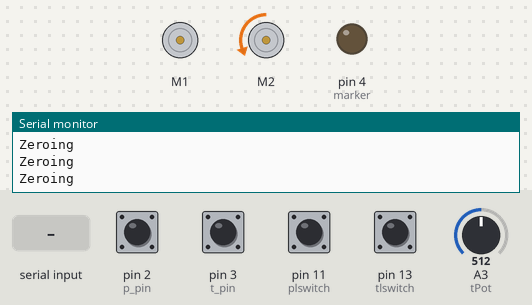
A sketch run on a simulated Arduino Uno, built with avr-gcc and run on an emulated ATmega328P. On the bench: 2 × DC motor (green arrow = forward, orange = backward, longer = faster), output pins drawn as LEDs (lit = HIGH), the last lines printed to the serial monitor. The inputs (shaded band) are chosen by the test bench; at power-on: pin 2 (p_pin), pin 3 (t_pin), pin 13 (tlswitch) HIGH, pin 11 (plswitch) LOW, A3 (tPot) = 512.

Above: at 0.8 s.
0.9 s: pin 13 (tlswitch) pulled LOW for 0.15 s
At 2.1 s:
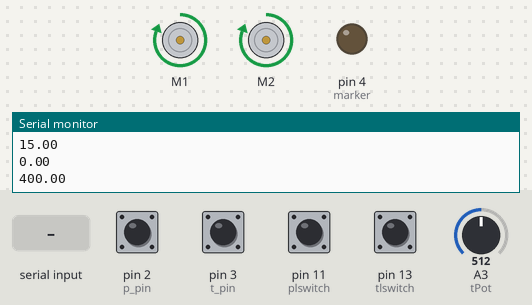
2.5 s: A3 (tPot) set to 390
At 3.0 s:
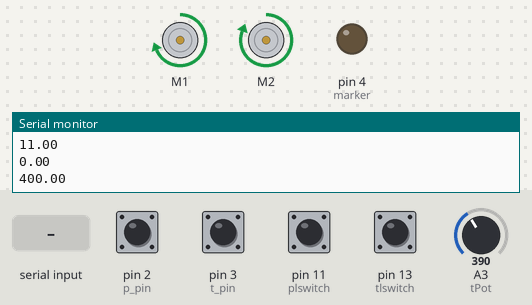
4.0 s: "1" received over Serial
At 6.2 s:
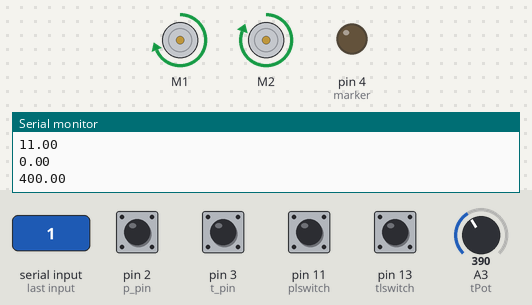
6.5 s: A3 (tPot) set to 410
At 7.2 s:
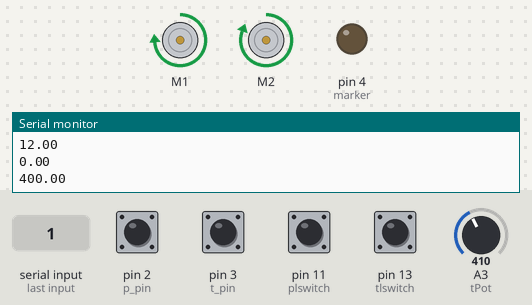
8.0 s: A3 (tPot) set to 306
At 8.4 s:
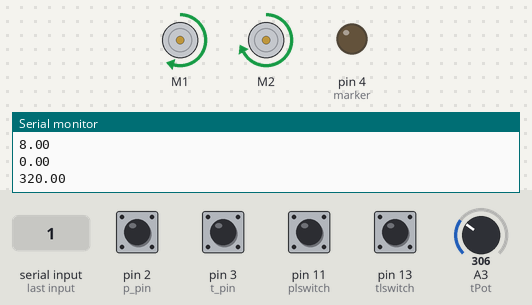
9.5 s: "1" received over Serial
At 11.8 s:
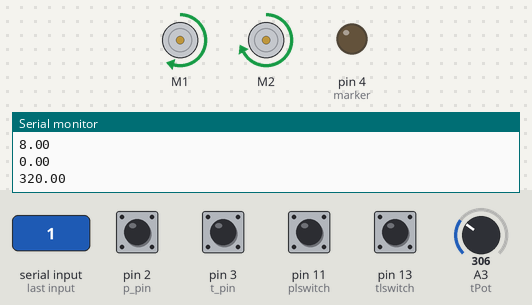
Timing chart, 0 to 13.0 s (numbered marks = the images above; inputs shaded):
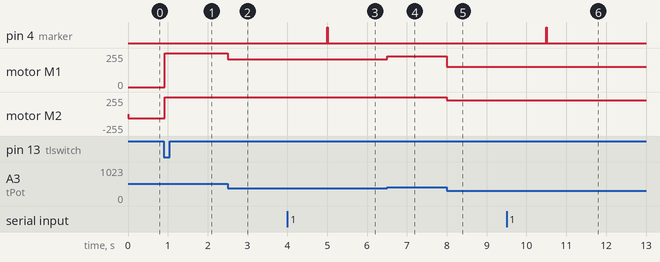

Measured:
- after the input at 0.9 s, motor M1: stopped → forward 255/255 at once; motor M2: backward 63/255 → forward 255/255 at once
- after the input at 2.5 s, motor M1: forward 255/255 → forward 210/255 at once
- after the input at 4.0 s, pin 4 (marker): LOW → HIGH after 1.0 s, → LOW 0.01 s later
- after the input at 6.5 s, motor M1: forward 210/255 → forward 229/255 at once
- after the input at 8.0 s, motor M1: forward 229/255 → forward 153/255 at once; motor M2: forward 255/255 → forward 204/255 at once
- after the input at 9.5 s, pin 4 (marker): LOW → HIGH after 1.0 s, → LOW 0.01 s later

The sketch:

timePanDualMotor.ino
```cpp
#include "DualMC33926MotorShield.h"
#define p_pin 2
#define t_pin 3
#define p_pin_B 5
#define t_pin_B 6
#define pNum_ticks 720
#define tNum_ticks 1620
#define tPot A3
#define pPot A3
#define tlswitch 13
#define plswitch 11

// Create the motor shield object with the default I2C address
DualMC33926MotorShield md;

// Encoder stuff (counters and ticks)
volatile int pCounter;
volatile int tCounter;
const byte pDivider = pNum_ticks / 360.;
const float tDivider = tNum_ticks / 360.;
const byte marker = 4;

// Angle measures
float pAngle;
float tAngle;
float pTarget_angle = 0;
float tTarget_angle = 0;

// Printing timing
double time;
double prev_time;

// Motor control
double pError_p;
double tError_p;
const float pkp = 30;
const float tkp = 40;
//double pError_i;
//double tError_i;
//const float pki = 0;
//const float tki = 0;

// Motor velocities
double pVelocity;
double tVelocity;

void setup() {
  Serial.begin(9600);
  pinMode(p_pin, INPUT);
  pinMode(t_pin, INPUT);
  pinMode(p_pin_B, INPUT);
  pinMode(t_pin_B, INPUT);
  pinMode(tPot, INPUT);
  pinMode(pPot, INPUT);
  pinMode(marker, OUTPUT);
  pinMode(tlswitch, INPUT);
  // enable internal pullup resistors
  digitalWrite(p_pin, 1);
  digitalWrite(t_pin, 1);
  digitalWrite(p_pin_B, 1);
  digitalWrite(t_pin_B, 1);
  // using encoders with interrupts
  attachInterrupt(0, ISR_pan, CHANGE);
  attachInterrupt(1, ISR_tilt, CHANGE);
  digitalWrite(marker,LOW);
  // Start motor shield
  md.init();

  boolean zero = LOW;
  boolean tzero = HIGH;
  boolean pzero = HIGH;
  while (!zero) {
    Serial.println("Zeroing");
    if (pzero) {
       md.setM1Speed(-100);
       pzero = digitalRead(plswitch);
    } else {
      md.setM1Speed(0);
    }
    if (tzero) {
       md.setM2Speed(-100);
       tzero = digitalRead(tlswitch);
    } else {
      md.setM2Speed(0);
    }
    if (!tzero && !pzero) {
      zero = HIGH;
    }
  }
  pCounter=0;
  tCounter=0;
  //tell PySerial you're ready to go
  Serial.print("Initialized!");
}

String incoming = "0";

void loop() {

   if (Serial.available() > 0) { //check for new data
      incoming = Serial.readString();
      Serial.println(incoming);
      if (incoming == "1") {
        digitalWrite(marker, HIGH);
        delay(10);
        digitalWrite(marker, LOW);
        incoming = "0";
      }
   }


  // calculating angle from counters by scaling it
  pAngle = (pCounter % pNum_ticks) / pDivider;
  tAngle = (tCounter % tNum_ticks) / tDivider;
  pTarget_angle = map(analogRead(pPot),0,1023,0,30);
  tTarget_angle = map(analogRead(tPot),0,1023,0,30);

  // calculating and setting error terms
  pError_p = pTarget_angle - pAngle;
  tError_p = tTarget_angle - tAngle;


  pVelocity = pError_p*pkp;
  if (pVelocity > 400) {
      pVelocity = 400;
    }

    if (pVelocity < -400) {
      pVelocity = -400;
    }
    md.setM1Speed(pVelocity);


  tVelocity = tError_p*tkp; // + pError_i*pki;

    if (tVelocity > 400) {
      tVelocity = 400;
    }

    if (tVelocity < -400) {
      tVelocity = -400;
    }
    md.setM2Speed(tVelocity);


  time = millis();
  if (time - prev_time > 500) {
    Serial.println(tTarget_angle);
    Serial.println(tAngle);
    Serial.println(tVelocity);
    Serial.println("");
    prev_time = time;
  }
}

void ISR_pan()
{
  if (digitalRead(p_pin) == digitalRead(p_pin_B)) {
    pCounter++;
  } else {
    pCounter--;
  }
}

void ISR_tilt()
{
  if (digitalRead(t_pin) == digitalRead(t_pin_B)) {
    tCounter++;
  } else {
    tCounter--;
  }
}
```
